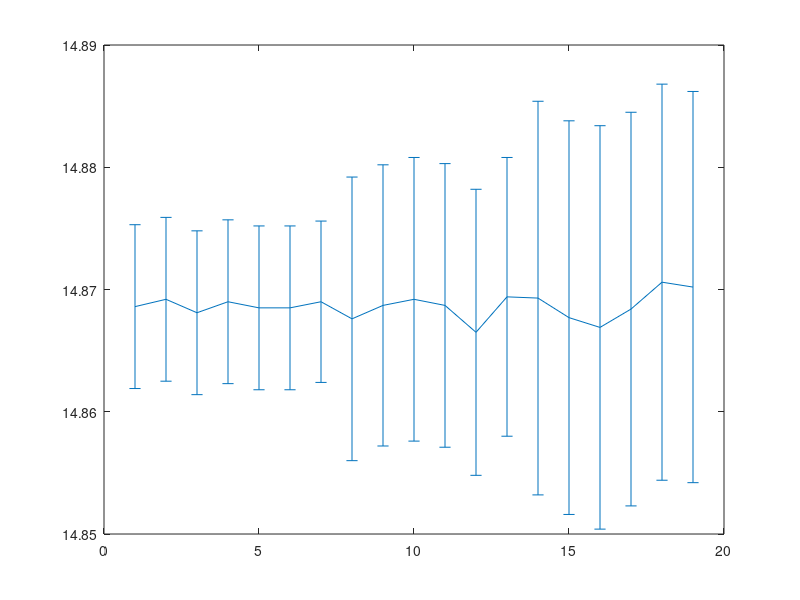
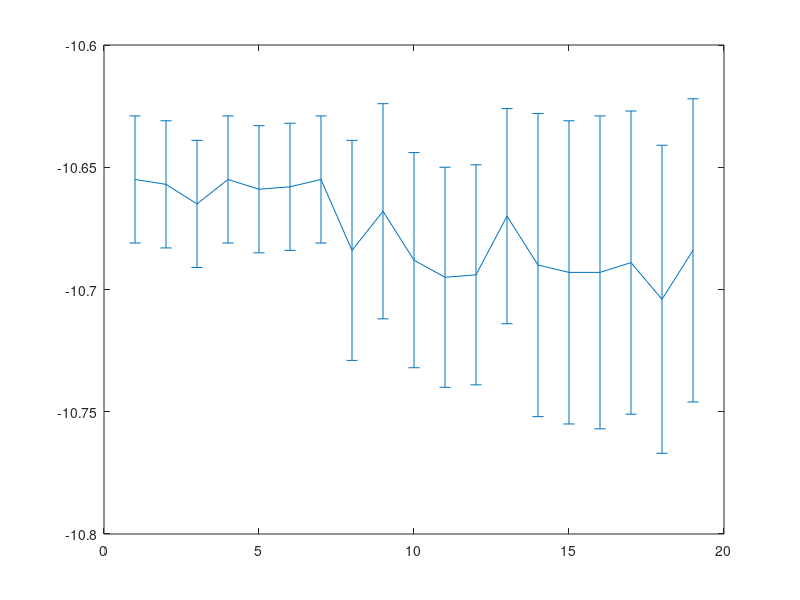
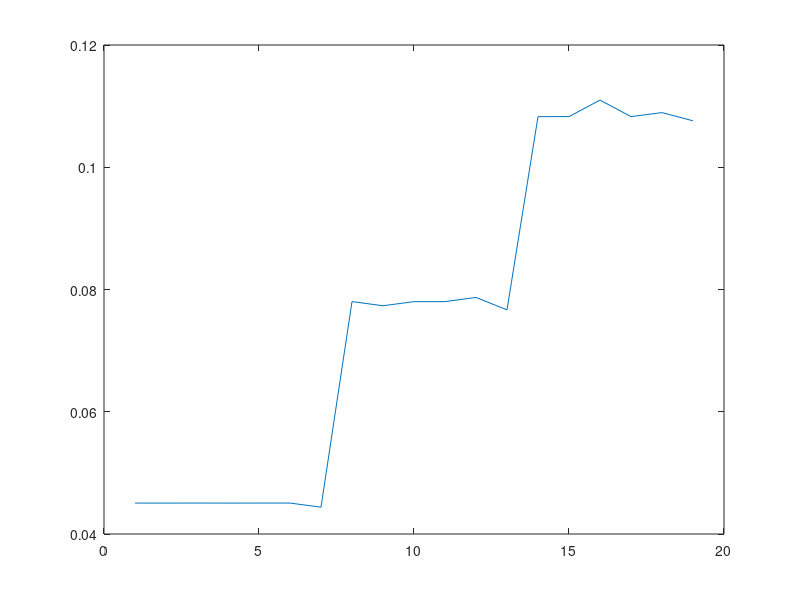
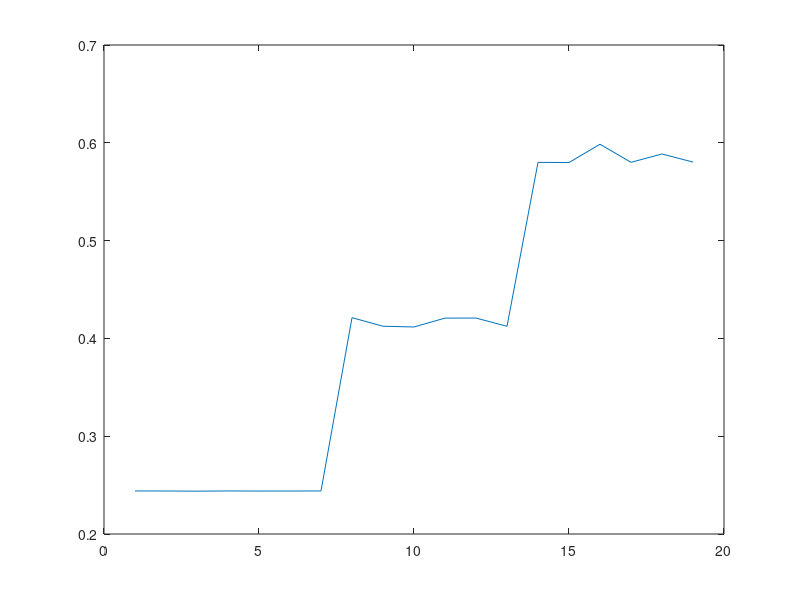

The MATLAB script that drew these images, in order: (Note: this script raises an error after producing the figures.)


Res = [
14.8686
14.8692
14.8681
14.8690
14.8685
14.8685
14.8690
       
14.8676
14.8687
14.8468
14.8692
14.8687
14.8665
14.8694
       
14.8693
14.8677
14.8366
14.8669
14.8684
14.8706
14.8702

];

Res_err = [
0.0067
0.0067
0.0067
0.0067
0.0067
0.0067
0.0066

0.0116
0.0115
0.0188
0.0116
0.0116
0.0117
0.0114

0.0161
0.0161
0.0266
0.0165
0.0161
0.0162
0.0160

];


Phi = [
-10.655
-10.657
-10.665
-10.655
-10.659
-10.658
-10.655
       
-10.684
-10.668
-10.696
-10.688
-10.695
-10.694
-10.670
       
-10.690
-10.693
-10.705
-10.693
-10.689
-10.704
-10.684

];

Phi_err = [
0.026
0.026
0.026
0.026
0.026
0.026
0.026

0.045
0.044
0.072
0.044
0.045
0.045
0.044

0.062
0.062
0.104
0.064
0.062
0.063
0.062

];


range = [10 17];
Res(range) = [];
Res_err(range) = [];
Phi(range) = [];
Phi_err(range) = [];

%%



figure
errorbar(Res, Res_err)

figure
errorbar(Phi, Phi_err)

%%

figure
plot(abs(Res_err./Res)*100)


figure
plot(abs(Phi_err./Phi)*100)


%%

figure
plot(Res)
yline(14.862)
ylim([min(Res)*0.999 max(Res)*1.001])

figure
plot(Phi)
yline(-10.692)
ylim([min(Phi)*1.001 max(Phi)*0.999])


%%
clc

Pes_real = 14.862;
Phi_real = -10.692;

Res_dev = ((mean(Res)-Pes_real)/Pes_real)*100;

Phi_dev = (mean(Phi)-Phi_real);

num2str(['Res_dev = ' num2str(Res_dev, '%0.3f') ' %'])
num2str(['Phi_dev = ' num2str(Phi_dev, '%0.3f') ' deg'])
